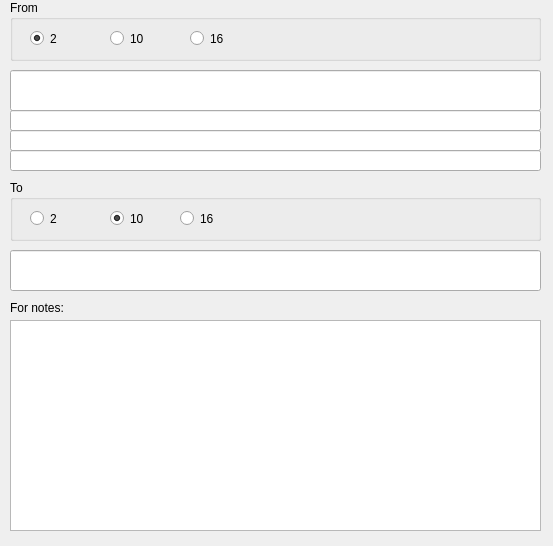
<?xml version="1.0" encoding="UTF-8"?>
<ui version="4.0">
 <class>MainWindow</class>
 <widget class="QMainWindow" name="MainWindow">
  <property name="geometry">
   <rect>
    <x>0</x>
    <y>0</y>
    <width>553</width>
    <height>546</height>
   </rect>
  </property>
  <property name="windowTitle">
   <string>MainWindow</string>
  </property>
  <widget class="QWidget" name="centralwidget">
   <widget class="QLineEdit" name="leFrom">
    <property name="geometry">
     <rect>
      <x>10</x>
      <y>70</y>
      <width>531</width>
      <height>41</height>
     </rect>
    </property>
    <property name="font">
     <font>
      <family>Courier New</family>
      <pointsize>14</pointsize>
     </font>
    </property>
   </widget>
   <widget class="QLineEdit" name="leTo">
    <property name="geometry">
     <rect>
      <x>10</x>
      <y>250</y>
      <width>531</width>
      <height>41</height>
     </rect>
    </property>
    <property name="font">
     <font>
      <family>Courier New</family>
      <pointsize>14</pointsize>
     </font>
    </property>
    <property name="readOnly">
     <bool>true</bool>
    </property>
   </widget>
   <widget class="QGroupBox" name="groupBox">
    <property name="geometry">
     <rect>
      <x>10</x>
      <y>0</y>
      <width>531</width>
      <height>61</height>
     </rect>
    </property>
    <property name="title">
     <string>From</string>
    </property>
    <widget class="QRadioButton" name="rBntFrom2">
     <property name="geometry">
      <rect>
       <x>20</x>
       <y>30</y>
       <width>82</width>
       <height>17</height>
      </rect>
     </property>
     <property name="text">
      <string>2</string>
     </property>
     <property name="checked">
      <bool>true</bool>
     </property>
    </widget>
    <widget class="QRadioButton" name="rBntFrom10">
     <property name="geometry">
      <rect>
       <x>100</x>
       <y>30</y>
       <width>82</width>
       <height>17</height>
      </rect>
     </property>
     <property name="text">
      <string>10</string>
     </property>
    </widget>
    <widget class="QRadioButton" name="rBntFrom16">
     <property name="geometry">
      <rect>
       <x>180</x>
       <y>30</y>
       <width>82</width>
       <height>17</height>
      </rect>
     </property>
     <property name="text">
      <string>16</string>
     </property>
    </widget>
   </widget>
   <widget class="QGroupBox" name="groupBox_2">
    <property name="geometry">
     <rect>
      <x>10</x>
      <y>180</y>
      <width>531</width>
      <height>61</height>
     </rect>
    </property>
    <property name="title">
     <string>To</string>
    </property>
    <widget class="QRadioButton" name="rBntTo10">
     <property name="geometry">
      <rect>
       <x>100</x>
       <y>30</y>
       <width>82</width>
       <height>17</height>
      </rect>
     </property>
     <property name="text">
      <string>10</string>
     </property>
     <property name="checked">
      <bool>true</bool>
     </property>
    </widget>
    <widget class="QRadioButton" name="rBntTo2">
     <property name="geometry">
      <rect>
       <x>20</x>
       <y>30</y>
       <width>82</width>
       <height>17</height>
      </rect>
     </property>
     <property name="text">
      <string>2</string>
     </property>
    </widget>
    <widget class="QRadioButton" name="rBntTo16">
     <property name="geometry">
      <rect>
       <x>170</x>
       <y>30</y>
       <width>82</width>
       <height>17</height>
      </rect>
     </property>
     <property name="text">
      <string>16</string>
     </property>
    </widget>
   </widget>
   <widget class="QLineEdit" name="leFromDetailed2">
    <property name="geometry">
     <rect>
      <x>10</x>
      <y>110</y>
      <width>531</width>
      <height>21</height>
     </rect>
    </property>
   </widget>
   <widget class="QLineEdit" name="leFromDetailed10">
    <property name="geometry">
     <rect>
      <x>10</x>
      <y>130</y>
      <width>531</width>
      <height>21</height>
     </rect>
    </property>
   </widget>
   <widget class="QLineEdit" name="leFromDetailed16">
    <property name="geometry">
     <rect>
      <x>10</x>
      <y>150</y>
      <width>531</width>
      <height>21</height>
     </rect>
    </property>
   </widget>
   <widget class="QLabel" name="label">
    <property name="geometry">
     <rect>
      <x>10</x>
      <y>300</y>
      <width>81</width>
      <height>16</height>
     </rect>
    </property>
    <property name="text">
     <string>For notes:</string>
    </property>
   </widget>
   <widget class="QTextEdit" name="textEdit">
    <property name="geometry">
     <rect>
      <x>10</x>
      <y>320</y>
      <width>531</width>
      <height>211</height>
     </rect>
    </property>
    <property name="font">
     <font>
      <family>Courier New</family>
      <pointsize>14</pointsize>
     </font>
    </property>
   </widget>
  </widget>
  <widget class="QMenuBar" name="menubar">
   <property name="geometry">
    <rect>
     <x>0</x>
     <y>0</y>
     <width>553</width>
     <height>20</height>
    </rect>
   </property>
  </widget>
 </widget>
 <resources/>
 <connections/>
</ui>
